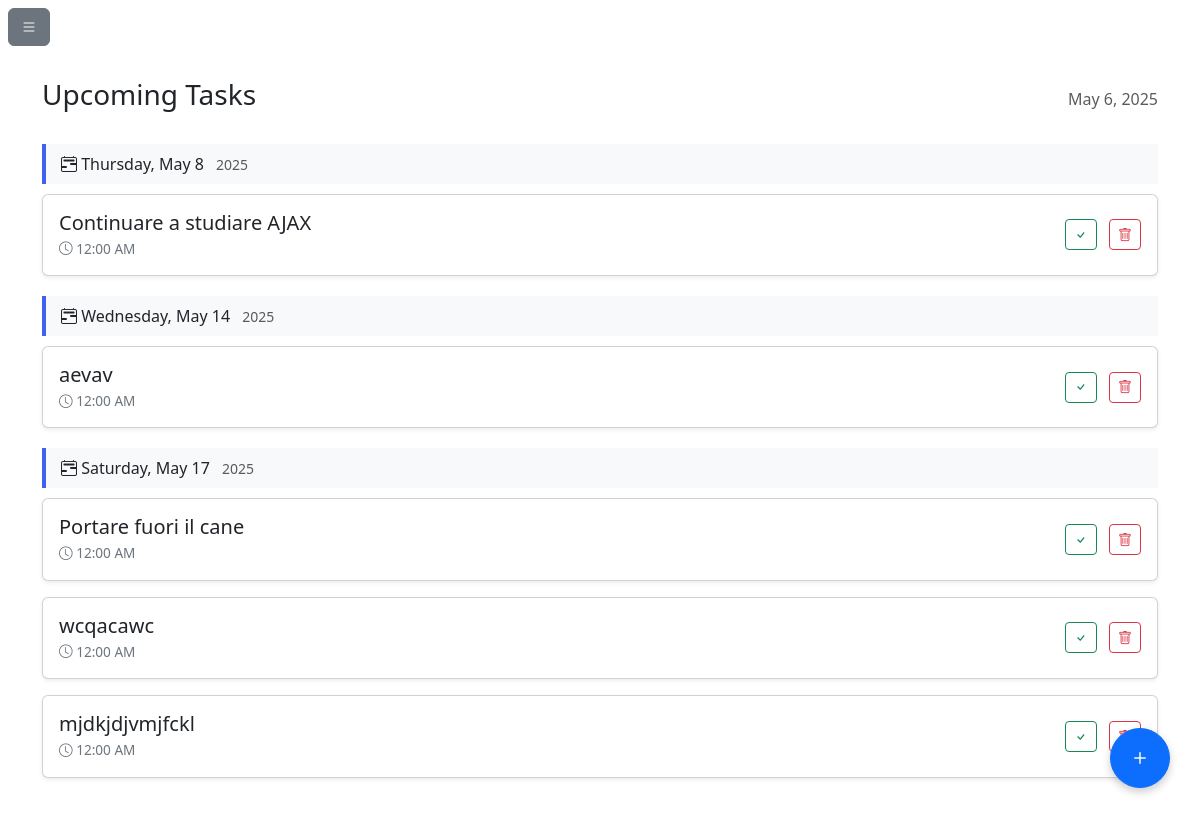
The app's page /upcoming.php (signed in) with its own data.
### tables this page shows
CREATE TABLE `tasks` (
  `id` int(11) NOT NULL,
  `title` varchar(255) NOT NULL,
  `description` varchar(255) NOT NULL,
  `completed` tinyint(1) DEFAULT 0,
  `user_id` int(11) DEFAULT NULL,
  `due_datetime` datetime DEFAULT NULL,
  `list_id` int(11) DEFAULT NULL,
  `completed_at` timestamp NULL DEFAULT current_timestamp(),
  `section` enum('inbox','today','upcoming') DEFAULT 'inbox',
  `created_at` timestamp NOT NULL DEFAULT current_timestamp()
);

### upcoming.php (the view, shortened to what this page needs)
<?php
require_once 'db.php';
$tasks_by_date = [];
if (isset($_SESSION['user_id'])) {
    $user_id = $_SESSION['user_id'];
    $today = date("Y-m-d");
    $stmt = $conn->prepare("SELECT id, title, description,
                          DATE(due_datetime) as due_date,
                          TIME(due_datetime) as due_time
                          FROM tasks
                          WHERE user_id = ?
                          AND completed = 0
                          AND due_datetime IS NOT NULL
                          AND DATE(due_datetime) > ?
                          ORDER BY due_datetime ASC");
    $stmt->bind_param("is", $user_id, $today);
    $stmt->execute();
    $result = $stmt->get_result();
    while ($row = $result->fetch_assoc()) {
        $due_date = $row['due_date'];
        if (!isset($tasks_by_date[$due_date])) {
            $tasks_by_date[$due_date] = [];
        }
        $tasks_by_date[$due_date][] = $row;
    }
}
?>
<!DOCTYPE html>
<html lang="en">
<head>
    <link href="https://cdn.jsdelivr.net/npm/bootstrap@5.3.0/dist/css/bootstrap.min.css" rel="stylesheet">
    <link href="https://cdn.jsdelivr.net/npm/bootstrap-icons@1.10.0/font/bootstrap-icons.css" rel="stylesheet">
    <link href="css/upcoming.css" rel="stylesheet">
</head>
<body>
    <?php require 'sidenavbar.php'; ?>
    <?php require 'task_modal.php'; ?>
    <div class="main-content">
        <div class="container py-4">
            <div class="d-flex justify-content-between align-items-center mb-4">
                <h1 class="h3">Upcoming Tasks</h1>
                <span class="text-muted"><?php echo date('F j, Y'); ?></span>
            </div>
            <?php if (empty($tasks_by_date)): ?>
                <div class="no-tasks text-center">
                    <i class="bi bi-calendar-x text-muted" style="font-size: 3rem;"></i>
                    <h4 class="mt-3">No upcoming tasks</h4>
                    <p class="text-muted">Add tasks with future due dates to see them here</p>
                    <a href="task_modal.php" class="btn btn-primary mt-3" data-bs-toggle="modal" data-bs-target="#taskModal">
                        <i class="bi bi-plus"></i> Add Task with Due Date
                    </a>
                </div>
            <?php else: ?>
                <div class="upcoming-tasks">
                    <?php foreach ($tasks_by_date as $date => $tasks): ?>
                        <div class="date-header">
                            <i class="bi bi-calendar2-range"></i>
                            <?php echo date('l, F j', strtotime($date)); ?>
                            <small class="text-muted ms-2"><?php echo date('Y', strtotime($date)); ?></small>
                        </div>
                        <div class="task-list">
                            <?php foreach ($tasks as $task): ?>
                                <div class="card task-card shadow-sm mb-3">
                                    <div class="card-body py-3">
                                        <div class="d-flex align-items-center">
                                            <div class="flex-grow-1">
                                                <h5 class="card-title mb-1"><?php echo htmlspecialchars($task['title']); ?></h5>
                                                <?php if (!empty($task['due_time'])): ?>
                                                    <p class="task-time mb-0">
                                                        <i class="bi bi-clock"></i>
                                                        <?php echo date('g:i A', strtotime($task['due_time'])); ?>
                                                    </p>
                                                <?php endif; ?>
                                            </div>
                                            <div class="task-actions">
                                                <button class="btn btn-sm btn-outline-success me-2"
                                                    onclick="markTaskComplete(<?php echo $task['id']; ?>)">
                                                    <i class="bi bi-check"></i>
                                                </button>
                                                <button class="btn btn-sm btn-outline-danger"
                                                    onclick="deleteTask(<?php echo $task['id']; ?>)">
                                                    <i class="bi bi-trash"></i>
                                                </button>
                                            </div>
                                        </div>
                                    </div>
                                </div>
                            <?php endforeach; ?>
                        </div>
                    <?php endforeach; ?>
                </div>
            <?php endif; ?>
        </div>
    </div>
</body>
</html>

### css/upcoming.css (style rules this page uses)
.date-header { background-color: #f8f9fa; padding: 8px 15px; margin: 20px 0 10px 0; border-left: 4px solid #4361ee; font-weight: 500; }
.task-card { transition: all 0.2s; margin-bottom: 10px; }
.task-time { font-size: 0.85rem; color: #6c757d; }

### records on screen
tasks: title "Continuare a studiare AJAX", due_time "12:00 AM"
tasks: title "aevav", due_time "12:00 AM"
tasks: title "Portare fuori il cane", due_time "12:00 AM"
tasks: title "wcqacawc", due_time "12:00 AM"
tasks: title "mjdkjdjvmjfckl", due_time "12:00 AM"

### other values on screen
date('l, F j', strtotime($date)) "Thursday, May 8"
date('Y', strtotime($date)) "2025"
date('l, F j', strtotime($date)) "Wednesday, May 14"
date('l, F j', strtotime($date)) "Saturday, May 17"
